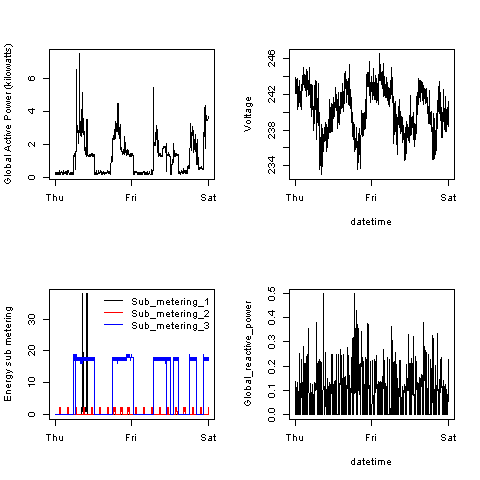

This figure's R source:
##  Coursera Data Science Specialization
##  Exploratory Data Analysis Course Project 1
##  Source code to produce "Plot 4"
##

source("./functions.R")
completeData <- getElectricPowerConsumptionData()

preparePng("./plot4.png")

par(mfrow = c(2, 2))

globalActivePowerLinePlot(completeData)
voltagePlot(completeData)
subMeteringsPlot(completeData, TRUE)
globalReactivePowerPlot(completeData)

closePng()
